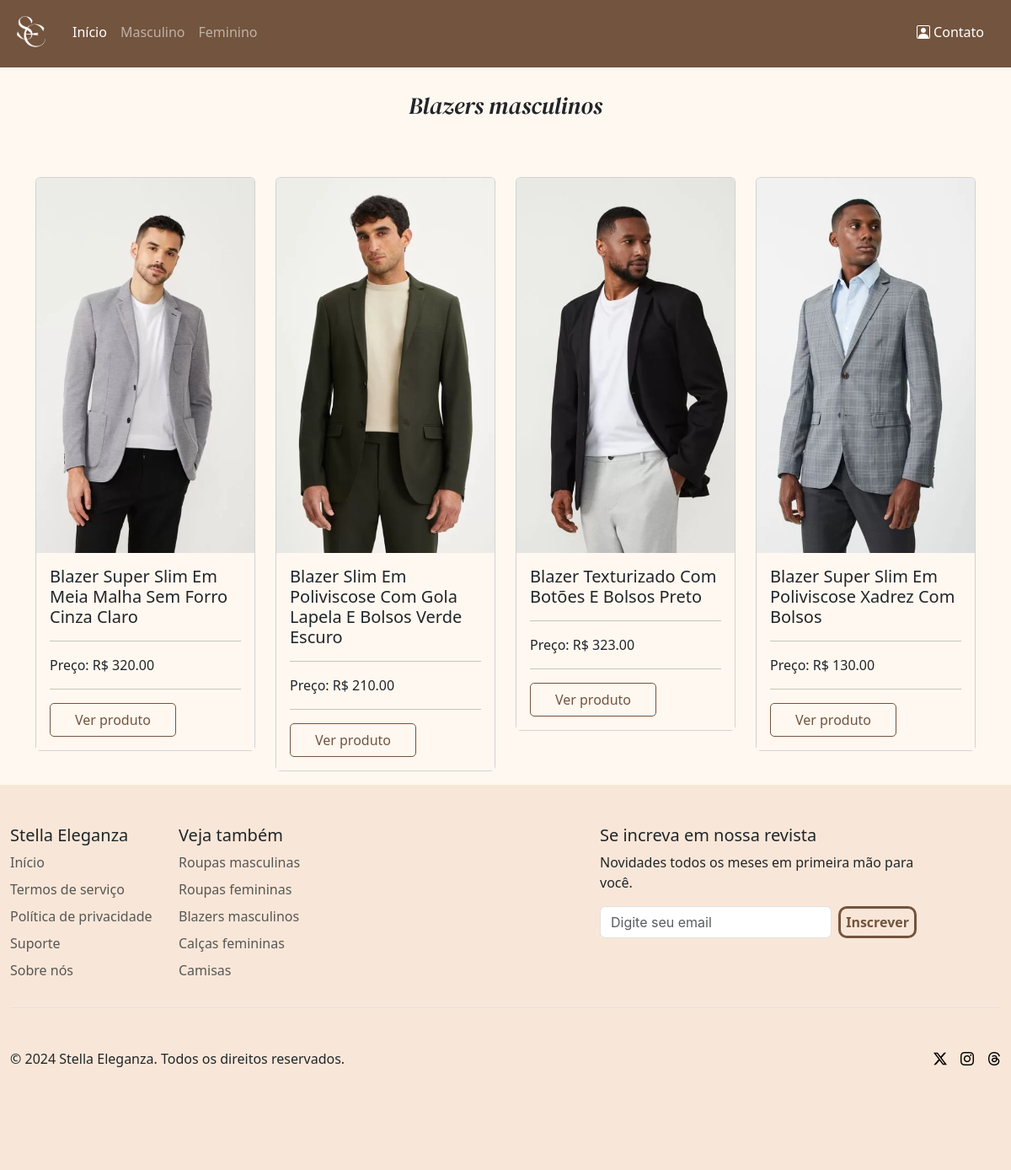
The page /blazermasculino.php on the database its author committed.
### tables this page shows
CREATE TABLE `produto` (
  `idproduto` int(10) unsigned NOT NULL AUTO_INCREMENT,
  `idsexo` int(10) unsigned NOT NULL,
  `nomeProduto` varchar(250) NOT NULL DEFAULT '',
  `tipo` varchar(50) NOT NULL DEFAULT '',
  `nomeFoto` varchar(200) NOT NULL DEFAULT '',
  `valor` varchar(45) NOT NULL DEFAULT '',
  `marca` varchar(45) NOT NULL DEFAULT '',
  `cor` varchar(45) NOT NULL DEFAULT '',
  `tamanho` varchar(10) NOT NULL DEFAULT '0',
  `telainicial` varchar(4) NOT NULL DEFAULT '',
  `posicao` varchar(4) DEFAULT NULL,
  `cadastro` datetime NOT NULL,
  `ativo` char(1) NOT NULL DEFAULT 'A',
  `alteracao` timestamp NOT NULL DEFAULT current_timestamp() ON UPDATE current_timestamp(),
  PRIMARY KEY (`idproduto`)
);

### func/funcoes.php (called while the page is built, shortened)
<?php
function listarTabela($campos, $tabela)
{
    $conn = conectar();
    try {
        $conn->beginTransaction();
        $sqlListaTabelas = $conn->prepare("SELECT $campos FROM $tabela");
        $sqlListaTabelas->execute();
        $conn->commit();
        if ($sqlListaTabelas->rowCount() > 0) {
            return $sqlListaTabelas->fetchAll(PDO::FETCH_OBJ);
        }
        return False;
    } catch (PDOException $e) {
        echo 'Exception -> ';
        return ($e->getMessage());
        $conn->rollback();
    }
}

### blazermasculino.php (the view, shortened to what this page needs)
<?php
include_once("func/funcoes.php");
?>
<!doctype html>
<html lang="pt-br">
<head>
    <link rel="stylesheet" href="./css/style.css">
    <link href="https://cdn.jsdelivr.net/npm/bootstrap@5.3.3/dist/css/bootstrap.min.css" rel="stylesheet"
>
    <link rel="stylesheet" type="text/css"
          href="https://cdnjs.cloudflare.com/ajax/libs/MaterialDesign-Webfont/7.0.96/css/materialdesignicons.min.css">
    <link rel="stylesheet" href="https://cdn.jsdelivr.net/npm/bootstrap-icons@1.11.3/font/bootstrap-icons.min.css">
    <link rel="stylesheet" type="text/css" href="https://cdn.jsdelivr.net/npm/toastify-js/src/toastify.min.css">
</head>
<body class="quasebranco">
<?php include_once('navbar.php') ?>
<div class="container mt-4">
    <div class="text-center fs-3 secao">
        Blazers masculinos
    </div>
    <div class="row mt-5 mb-3">
        <?php
        $roupas = listarTabela('*', 'produto');
        foreach ($roupas as $masc) {
            $sexo = $masc->idsexo;
            $tipo = $masc->tipo;
            if ($sexo === 2 && $tipo === 'blazer') {
                $foto = $masc->nomeFoto;
                $nome = $masc->nomeProduto;
                $preco = $masc->valor;
                ?>
                <div class="col-lg-3 col-6 mt-3">
                        <div class="card quasebranco pointer">
                        <img src="./img/roupas/masculino/<?php echo $foto ?>" class="card-img-top"
                             alt="<?php echo $nome ?>" title="<?php echo $nome ?>">
                        <div class="card-body quasebranco minHeightCard">
                            <h5 class="card-title"><?php echo $nome ?></h5>
                            <hr>
                            <div class="d-flex align-items-center">
                                <div>Preço: R$  </div> <div><?php echo $preco?></div>
                            </div>
                            <hr>
                            <div>
                                <form action="produto.php" method="get">
                                    <button type="submit" class="btnVerProduto">Ver produto</button>
                                </form>
                            </div>
                        </div>
                    </div>
                </div>
                <?php
            }
        }
        ?>
    </div>
</div>
<?php include_once('footer.php') ?>
</body>
</html>

### navbar.php (shortened to what this page needs)
<nav class="navbar navbar-expand-lg marromEscuro" data-bs-theme="dark" id="inicio">
    <div class="container-fluid">
        <a class="navbar-brand" href="index.php"><img src="./img/logoSESemfd/sc.png" alt="Logo Stella Eleganza"
                                                      title="Logo Stella Eleganza" width="50px"></a>
        <div class="collapse navbar-collapse" id="navbarSupportedContent">
            <ul class="navbar-nav me-auto mb-2 mb-lg-0">
                <li class="nav-item">
                    <a class="nav-link active" aria-current="page" href="index.php">Início</a>
                </li>
                <li class="nav-item">
                    <a class="nav-link" href="masculino.php">Masculino</a>
                </li>
                <li class="nav-item">
                    <a class="nav-link" href="feminino.php">Feminino</a>
                </li>
            </ul>
            <div style="margin-right: 20px" class="pointer">
                <a href="contato.php" class="text-white nav-link">
                    <i class="bi bi-person-square"></i> Contato
                </a>
            </div>
        </div>
    </div>
</nav>

### footer.php (shortened to what this page needs)
<div class="container-fluid areia mt-3">
    <footer class="py-5">
        <div class="row">
            <div class="col-6 col-md-2 mb-3">
                <h5>Stella Eleganza</h5>
                <ul class="nav flex-column">
                    <li class="nav-item mb-2"><a href="" class="nav-link p-0 text-body-secondary">Início</a></li>
                    <li class="nav-item mb-2"><a href="#" class="nav-link p-0 text-body-secondary">Termos de serviço</a>
                    </li>
                    <li class="nav-item mb-2"><a href="#" class="nav-link p-0 text-body-secondary">Política de
                            privacidade</a></li>
                    <li class="nav-item mb-2"><a href="#" class="nav-link p-0 text-body-secondary">Suporte</a></li>
                    <li class="nav-item mb-2"><a href="#" class="nav-link p-0 text-body-secondary">Sobre nós</a></li>
                </ul>
            </div>
            <div class="col-6 col-md-2 mb-3">
                <h5>Veja também</h5>
                <ul class="nav flex-column">
                    <li class="nav-item mb-2"><a href="masculino.php" class="nav-link p-0 text-body-secondary">Roupas masculinas</a>
                    </li>
                    <li class="nav-item mb-2"><a href="feminino.php" class="nav-link p-0 text-body-secondary">Roupas femininas</a>
                    </li>
                    <li class="nav-item mb-2"><a href="blazermasculino.php" class="nav-link p-0 text-body-secondary">Blazers
                            masculinos</a></li>
                    <li class="nav-item mb-2"><a href="calcafeminina.php" class="nav-link p-0 text-body-secondary">Calças femininas</a>
                    </li>
                    <li class="nav-item mb-2"><a href="camisas.php" class="nav-link p-0 text-body-secondary">Camisas</a></li>
                </ul>
            </div>
            <div class="col-6 col-md-2 mb-3">
            </div>
            <div class="col-md-4 offset-md-1 mb-3">
                <form>
                    <h5>Se increva em nossa revista</h5>
                    <p>Novidades todos os meses em primeira mão para você.</p>
                    <div class="d-flex flex-column flex-sm-row w-100 gap-2">
                        <input id="newsletter1" type="text" class="form-control" placeholder="Digite seu email">
                        <button class="botaoRevista" type="button"><b>Inscrever</b></button>
                    </div>
                </form>
            </div>
        </div>
        <div class="d-flex flex-column flex-sm-row justify-content-between py-5 my-2 border-top">
            <p>©
                Stella Eleganza. Todos os direitos reservados.
            </p>
            <ul class="list-unstyled d-flex">
                <li class="ms-3"><a class="link-body-emphasis" href="#">
                        <i class="bi bi-twitter-x"></i>
                    </a></li>
                <li class="ms-3"><a class="link-body-emphasis" href="#">
                        <i class="bi bi-instagram"></i>
                    </a></li>
                <li class="ms-3"><a class="link-body-emphasis" href="#">
                        <i class="bi bi-threads"></i>
                    </a></li>
            </ul>
        </div>
    </footer>
</div>

### css/style.css (style rules this page uses)
body { margin: 0; padding: 0; }
::placeholder { font-family: -apple-system, BlinkMacSystemFont, 'Segoe UI', Roboto, Oxygen, Ubuntu, Cantarell, 'Open Sans', 'Helvetica Neue', sans-serif; }
.marromEscuro { background-color: #73543e; color: white; }
.areia { background-color: #f8e7d8; }
.quasebranco { background-color: #fff8f0; }
.pointer { cursor: pointer; }
.botaoRevista { width: 120px; background: transparent; border-radius: 10px; border: 3px solid #73543e; color: #73543e; }
.minHeightCard { min-height: 150px; }
.secao { font-family: "DM Serif Display", serif; font-weight: 400; font-style: italic; }
.btnVerProduto { width: 150px; height: 40px; border: 1px solid #73543e; color: #73543e; background: transparent; border-radius: 5px; }
@media (min-width: 992px) { #inicio { display: block; } }
.navbar { height: 80px; }

### rows shown on the page
produto: nomeFoto (picture), nomeProduto "Blazer Super Slim Em Meia Malha Sem Forro Cinza Claro", valor "320.00"
produto: nomeFoto (picture), nomeProduto "Blazer Slim Em Poliviscose Com Gola Lapela E Bolsos Verde Escuro", valor "210.00"
produto: nomeFoto (picture), nomeProduto "Blazer Texturizado Com Botões E Bolsos Preto", valor "323.00"
produto: nomeFoto (picture), nomeProduto "Blazer Super Slim Em Poliviscose Xadrez Com Bolsos", valor "130.00"
